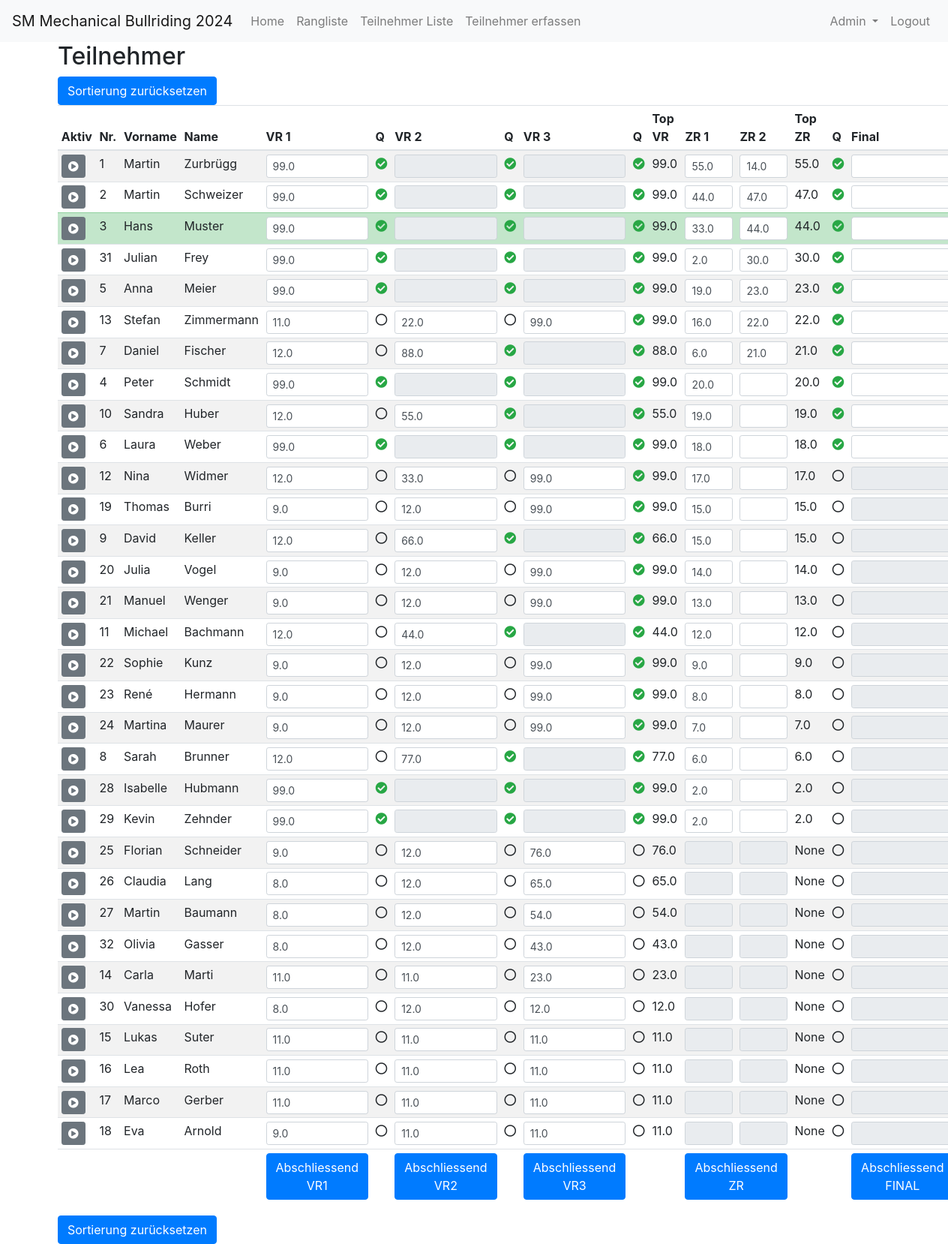
The app's page /index (signed in) with its own data.
### app/models.py (models this page shows)
class Participant(db.Model):
    id = db.Column(db.Integer, primary_key=True)
    active = db.Column(db.Boolean, default=False)
    start_nr = db.Column(db.Integer, nullable=True, unique=True)
    first_name = db.Column(db.String(64), nullable=False)
    last_name = db.Column(db.String(64), nullable=False)
    address = db.Column(db.String(128), nullable=False)
    postal_code = db.Column(db.String(10), nullable=False)
    city = db.Column(db.String(64), nullable=False)
    email = db.Column(db.String(120), nullable=True)
    phone = db.Column(db.String(20), nullable=True)
    time1 = db.Column(db.Float, nullable=True)
    time2 = db.Column(db.Float, nullable=True)
    time3 = db.Column(db.Float, nullable=True)
    time4 = db.Column(db.Float, nullable=True)
    time5 = db.Column(db.Float, nullable=True)
    time6 = db.Column(db.Float, nullable=True)
    round1_qualified = db.Column(db.Boolean, default=False)
    round2_qualified = db.Column(db.Boolean, default=False)
    round3_qualified = db.Column(db.Boolean, default=False)
    zwischenrunde_qualified = db.Column(db.Boolean, default=False)
    final_qualified = db.Column(db.Boolean, default=False)
    @property
    def toptime_Vorrunde(self):
        times = [t for t in [self.time1, self.time2, self.time3] if t is not None]
        return max(times) if times else None
    @property
    def toptime_Zwischenrunde(self):
        times = [t for t in [self.time4, self.time5] if t is not None]
        return max(times) if times else None
    @property
    def toptime_Finalrunde(self):
        times = [t for t in [self.time6] if t is not None]
        return max(times) if times else None

### app/routes.py (the view)
@bp.route('/')
@bp.route('/index')
def index():
    participants = Participant.query.all()
    participants.sort(key=lambda p: (
            p.toptime_Finalrunde if p.toptime_Finalrunde is not None else float('-inf'),
            p.toptime_Zwischenrunde if p.toptime_Zwischenrunde is not None else float('-inf'),
            p.toptime_Vorrunde if p.toptime_Vorrunde is not None else float('-inf')
    ), reverse=True)
    if not participants:
        flash('Keine Teilnehmer gefunden')
        form = ParticipantForm()
        return render_template('participant.html', title='Teilnehmer hinzufügen', form=form)
    if not current_user.is_authenticated:
        return render_template('ranking.html', title='Rangliste', rankings=rankings)
    return render_template(
        'index.html',
        title='Home',
        participants=participants,
    )

### app/models.py (called while the page is built)
@login.user_loader
def load_user(id):
    return User.query.get(int(id))

### app/templates/index.html (shortened to what this page needs)
{% extends "base.html" %}
{% block content %}
  <h2>Teilnehmer</h2>
  <form method="POST" action="{{ url_for('main.update_times_bulk') }}" class="update-form">
    <button type="button" onclick="resetSorting()" class="btn btn-primary">Sortierung zurücksetzen</button>
    <table class="table table-striped table-sm" id="participantsTable">
      <thead>
        <tr>
          <th>Aktiv</th>
          <th onclick="sortTable(1, true)">Nr.</th>
          <th onclick="sortTable(2)">Vorname</th>
          <th onclick="sortTable(3)">Name</th>
          <th onclick="sortTable(4)">VR 1</th>
          <th onclick="sortTable(5)">Q</th>
          <th onclick="sortTable(6)">VR 2</th>
          <th onclick="sortTable(5)">Q</th>
          <th onclick="sortTable(8)">VR 3</th>
          <th onclick="sortTable(5)">Q</th>
          <th onclick="sortTable(9)">Top VR</th>
          <th onclick="sortTable(11)">ZR 1</th>
          <th onclick="sortTable(13)">ZR 2</th>
          <th onclick="sortTable(14)">Top ZR</th>
          <th onclick="sortTable(5)">Q</th>
          <th onclick="sortTable(16)">Final</th>
        </tr>
      </thead>
      <tbody>
        {% for participant in participants %}
          <tr class="{% if participant.active %}table-success{% endif %}">
            <td>
              <form method="POST" action="{{ url_for('main.set_active', id=participant.id) }}">
                <button type="submit" class="btn btn-secondary btn-sm">
                  <i class="fas fa-play-circle"></i>
                </button>
              </form>
            </td>
            <td>{{ participant.start_nr }}</td>
            <td>{{ participant.first_name }}</td>
            <td>{{ participant.last_name }}</td>
            <td>
              <input type="text" name="time1_{{ participant.id }}" value="{{ participant.time1 or '' }}" class="form-control form-control-sm" onkeydown="submitAndFocusNext(event, this)">
            </td>
            <td>
              {% if participant.round1_qualified %}<i class="fas fa-check-circle text-success"></i>{% else %}<i class="far fa-circle"></i>{% endif %}
            </td>
            <td>
              <input type="text" name="time2_{{ participant.id }}" value="{{ participant.time2 or '' }}" class="form-control form-control-sm" onkeydown="submitAndFocusNext(event, this)" {% if  participant.round1_qualified %}disabled{% endif %}>
            </td>
            <td>
              {% if participant.round2_qualified %}<i class="fas fa-check-circle text-success"></i>{% else %}<i class="far fa-circle"></i>{% endif %}
            </td>
            <td>
              <input type="text" name="time3_{{ participant.id }}" value="{{ participant.time3 or '' }}" class="form-control form-control-sm" onkeydown="submitAndFocusNext(event, this)" {% if participant.round2_qualified %}disabled{% endif %}>
            </td>
            <td>{% if participant.round3_qualified %}<i class="fas fa-check-circle text-success"></i>{% else %}<i class="far fa-circle"></i>{% endif %}
            </td>
            <td>{{ participant.toptime_Vorrunde }}</td>
            <td>
              <input type="text" name="time4_{{ participant.id }}" value="{{ participant.time4 or '' }}" class="form-control form-control-sm" onkeydown="submitAndFocusNext(event, this)" {% if not participant.round3_qualified %}disabled{% endif %}>
            </td>
            <td>
              <input type="text" name="time5_{{ participant.id }}" value="{{ participant.time5 or '' }}" class="form-control form-control-sm" onkeydown="submitAndFocusNext(event, this)" {% if not participant.round3_qualified %}disabled{% endif %}>
            </td>
            <td>{{ participant.toptime_Zwischenrunde }}</td>
            <td>{% if participant.zwischenrunde_qualified %}<i class="fas fa-check-circle text-success"></i>{% else %}<i class="far fa-circle"></i>{% endif %}
            </td>
            <td>
              <input type="text" name="time6_{{ participant.id }}" value="{{ participant.time6 or '' }}" class="form-control form-control-sm" onkeydown="submitAndFocusNext(event, this)" {% if not participant.zwischenrunde_qualified %}disabled{% endif %}>
            </td>
          </tr>
        {% endfor %}
      </tbody>
      <tfoot>
        <tr>
          <td colspan="4"></td>
          <td colspan="1">
            <form method="POST" action="{{ url_for('main.finish_round', round='VR1') }}">
              <button type="submit" class="btn btn-primary btn-block">Abschliessend VR1</button>
            </form>
          </td>
          <td></td>
          <td colspan="1">
            <form method="POST" action="{{ url_for('main.finish_round', round='VR2') }}">
              <button type="submit" class="btn btn-primary btn-block">Abschliessend VR2</button>
            </form>
          </td>
          <td></td>
          <td colspan="1">
            <form method="POST" action="{{ url_for('main.finish_round', round='VR3') }}">
              <button type="submit" class="btn btn-primary btn-block">Abschliessend VR3</button>
            </form>
          </td>
          <td></td>
          <td></td>
          <td colspan="2">
            <form method="POST" action="{{ url_for('main.finish_round', round='ZR') }}">
              <button type="submit" class="btn btn-primary btn-block">Abschliessend ZR</button>
            </form>
          </td>
          <td></td>
          <td></td>
          <td colspan="3">
            <form method="POST" action="{{ url_for('main.finish_round', round='FINAL') }}">
              <button type="submit" class="btn btn-primary btn-block">Abschliessend FINAL</button>
            </form>
          </td>
        </tr>
      </tfoot>
    </table>
    <button type="button" onclick="resetSorting()" class="btn btn-primary">Sortierung zurücksetzen</button>
  </form>
{% endblock %}

### records on screen
Participant: start_nr "1", first_name "Martin", last_name "Zurbrügg", time1 "99.0", round3_qualified True (drawn), toptime_Vorrunde "99.0", time4 "55.0", time5 "14.0", toptime_Zwischenrunde "55.0"
Participant: start_nr "2", first_name "Martin", last_name "Schweizer", time1 "99.0", round3_qualified True (drawn), toptime_Vorrunde "99.0", time4 "44.0", time5 "47.0", toptime_Zwischenrunde "47.0"
Participant: start_nr "3", first_name "Hans", last_name "Muster", time1 "99.0", round3_qualified True (drawn), toptime_Vorrunde "99.0", time4 "33.0", time5 "44.0", toptime_Zwischenrunde "44.0"
Participant: start_nr "31", first_name "Julian", last_name "Frey", time1 "99.0", round3_qualified True (drawn), toptime_Vorrunde "99.0", time4 "2.0", time5 "30.0", toptime_Zwischenrunde "30.0"
Participant: start_nr "5", first_name "Anna", last_name "Meier", time1 "99.0", round3_qualified True (drawn), toptime_Vorrunde "99.0", time4 "19.0", time5 "23.0", toptime_Zwischenrunde "23.0"
Participant: start_nr "13", first_name "Stefan", last_name "Zimmermann", time1 "11.0", round1_qualified False (drawn), time2 "22.0", round2_qualified False (drawn), time3 "99.0", round3_qualified True (drawn), toptime_Vorrunde "99.0", time4 "16.0", time5 "22.0", toptime_Zwischenrunde "22.0"
Participant: start_nr "7", first_name "Daniel", last_name "Fischer", time1 "12.0", round1_qualified False (drawn), time2 "88.0", round3_qualified True (drawn), toptime_Vorrunde "88.0", time4 "6.0", time5 "21.0", toptime_Zwischenrunde "21.0"
Participant: start_nr "4", first_name "Peter", last_name "Schmidt", time1 "99.0", toptime_Vorrunde "99.0", time4 "20.0", toptime_Zwischenrunde "20.0"
Participant: start_nr "10", first_name "Sandra", last_name "Huber", time1 "12.0", round1_qualified False (drawn), time2 "55.0", toptime_Vorrunde "55.0", time4 "19.0", toptime_Zwischenrunde "19.0"
Participant: start_nr "6", first_name "Laura", last_name "Weber", time1 "99.0", toptime_Vorrunde "99.0", time4 "18.0", toptime_Zwischenrunde "18.0"
Participant: start_nr "12", first_name "Nina", last_name "Widmer", time1 "12.0", round1_qualified False (drawn), time2 "33.0", round2_qualified False (drawn), time3 "99.0", toptime_Vorrunde "99.0", time4 "17.0", toptime_Zwischenrunde "17.0"
Participant: start_nr "19", first_name "Thomas", last_name "Burri", time1 "9.0", round1_qualified False (drawn), time2 "12.0", round2_qualified False (drawn), time3 "99.0", toptime_Vorrunde "99.0", time4 "15.0", toptime_Zwischenrunde "15.0"
Participant: start_nr "9", first_name "David", last_name "Keller", time1 "12.0", round1_qualified False (drawn), time2 "66.0", toptime_Vorrunde "66.0", time4 "15.0", toptime_Zwischenrunde "15.0"
Participant: start_nr "20", first_name "Julia", last_name "Vogel", time1 "9.0", round1_qualified False (drawn), time2 "12.0", round2_qualified False (drawn), time3 "99.0", toptime_Vorrunde "99.0", time4 "14.0", toptime_Zwischenrunde "14.0"
Participant: start_nr "21", first_name "Manuel", last_name "Wenger", time1 "9.0", round1_qualified False (drawn), time2 "12.0", round2_qualified False (drawn), time3 "99.0", toptime_Vorrunde "99.0", time4 "13.0", toptime_Zwischenrunde "13.0"
Participant: start_nr "11", first_name "Michael", last_name "Bachmann", time1 "12.0", round1_qualified False (drawn), time2 "44.0", toptime_Vorrunde "44.0", time4 "12.0", toptime_Zwischenrunde "12.0"
Participant: start_nr "22", first_name "Sophie", last_name "Kunz", time1 "9.0", round1_qualified False (drawn), time2 "12.0", round2_qualified False (drawn), time3 "99.0", toptime_Vorrunde "99.0", time4 "9.0", toptime_Zwischenrunde "9.0"
Participant: start_nr "23", first_name "René", last_name "Hermann", time1 "9.0", round1_qualified False (drawn), time2 "12.0", round2_qualified False (drawn), time3 "99.0", toptime_Vorrunde "99.0", time4 "8.0", toptime_Zwischenrunde "8.0"
Participant: start_nr "24", first_name "Martina", last_name "Maurer", time1 "9.0", round1_qualified False (drawn), time2 "12.0", round2_qualified False (drawn), time3 "99.0", toptime_Vorrunde "99.0", time4 "7.0", toptime_Zwischenrunde "7.0"
Participant: start_nr "8", first_name "Sarah", last_name "Brunner", time1 "12.0", round1_qualified False (drawn), time2 "77.0", toptime_Vorrunde "77.0", time4 "6.0", toptime_Zwischenrunde "6.0"
Participant: start_nr "28", first_name "Isabelle", last_name "Hubmann", time1 "99.0", toptime_Vorrunde "99.0", time4 "2.0", toptime_Zwischenrunde "2.0"
Participant: start_nr "29", first_name "Kevin", last_name "Zehnder", time1 "99.0", toptime_Vorrunde "99.0", time4 "2.0", toptime_Zwischenrunde "2.0"
Participant: start_nr "25", first_name "Florian", last_name "Schneider", time1 "9.0", round1_qualified False (drawn), time2 "12.0", round2_qualified False (drawn), time3 "76.0", toptime_Vorrunde "76.0", toptime_Zwischenrunde "None"
Participant: start_nr "26", first_name "Claudia", last_name "Lang", time1 "8.0", round1_qualified False (drawn), time2 "12.0", round2_qualified False (drawn), time3 "65.0", toptime_Vorrunde "65.0", toptime_Zwischenrunde "None"
Participant: start_nr "27", first_name "Martin", last_name "Baumann", time1 "8.0", round1_qualified False (drawn), time2 "12.0", round2_qualified False (drawn), time3 "54.0", toptime_Vorrunde "54.0", toptime_Zwischenrunde "None"
Participant: start_nr "32", first_name "Olivia", last_name "Gasser", time1 "8.0", round1_qualified False (drawn), time2 "12.0", round2_qualified False (drawn), time3 "43.0", toptime_Vorrunde "43.0", toptime_Zwischenrunde "None"
Participant: start_nr "14", first_name "Carla", last_name "Marti", time1 "11.0", round1_qualified False (drawn), time2 "11.0", round2_qualified False (drawn), time3 "23.0", toptime_Vorrunde "23.0", toptime_Zwischenrunde "None"
Participant: start_nr "30", first_name "Vanessa", last_name "Hofer", time1 "8.0", round1_qualified False (drawn), time2 "12.0", round2_qualified False (drawn), time3 "12.0", toptime_Vorrunde "12.0", toptime_Zwischenrunde "None"
Participant: start_nr "15", first_name "Lukas", last_name "Suter", time1 "11.0", round1_qualified False (drawn), time2 "11.0", round2_qualified False (drawn), time3 "11.0", toptime_Vorrunde "11.0", toptime_Zwischenrunde "None"
Participant: start_nr "16", first_name "Lea", last_name "Roth", time1 "11.0", round1_qualified False (drawn), time2 "11.0", round2_qualified False (drawn), time3 "11.0", toptime_Vorrunde "11.0", toptime_Zwischenrunde "None"
Participant: start_nr "17", first_name "Marco", last_name "Gerber", time1 "11.0", round1_qualified False (drawn), time2 "11.0", round2_qualified False (drawn), time3 "11.0", toptime_Vorrunde "11.0", toptime_Zwischenrunde "None"
Participant: start_nr "18", first_name "Eva", last_name "Arnold", time1 "9.0", round1_qualified False (drawn), time2 "11.0", round2_qualified False (drawn), time3 "11.0", toptime_Vorrunde "11.0", toptime_Zwischenrunde "None"
